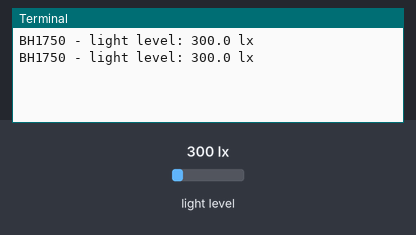
Recording of a program running on a simulated Raspberry Pi (BCM pin numbers). Parts: the last lines printed to the terminal. Inputs (shaded band) come from the test bench; at power-on: light level 300 lx.

Above: at 1.2 s.
1.3 s: light level set to 40 lx
At 2.4 s:
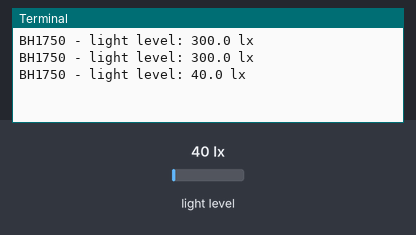
2.8 s: light level set to 500 lx
At 3.8 s:
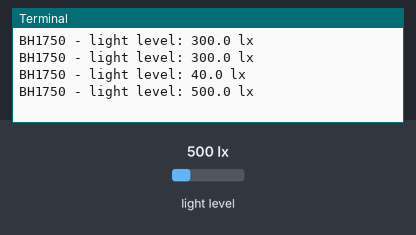
Timing chart, 0 to 5.8 s (numbered marks = the images above; inputs shaded):
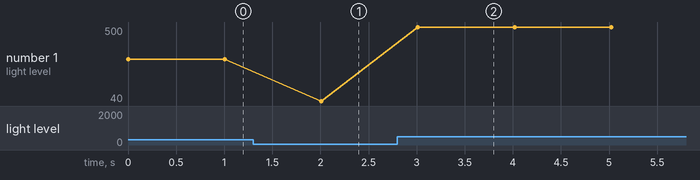

The program:

bh1750.py
```python
#!/usr/bin/python
#---------------------------------------------------------------------
# bh1750.py
# Read value of bh1750 sensor
#
# Author : Phien Nguyen (Mark)
# Date   : 15 June 2025
#---------------------------------------------------------------------
import smbus
import time


BH1750_ADDR = 0x23 # Default device I2C address
POWER_DOWN = 0x00 # No active state
POWER_ON   = 0x01 # Power on
RESET      = 0x07 # Reset data register value

# Start measurement at 4lx resolution. Time typically 16ms.
CONTINUOUS_LOW_RES_MODE = 0x13
# Start measurement at 1lx resolution. Time typically 120ms
CONTINUOUS_HIGH_RES_MODE_1 = 0x10
# Start measurement at 0.5lx resolution. Time typically 120ms
CONTINUOUS_HIGH_RES_MODE_2 = 0x11
# Start measurement at 1lx resolution. Time typically 120ms
# Device is automatically set to Power Down after measurement.
ONE_TIME_HIGH_RES_MODE_1 = 0x20
# Start measurement at 0.5lx resolution. Time typically 120ms
# Device is automatically set to Power Down after measurement.
ONE_TIME_HIGH_RES_MODE_2 = 0x21
# Start measurement at 1lx resolution. Time typically 120ms
# Device is automatically set to Power Down after measurement.
ONE_TIME_LOW_RES_MODE = 0x23

class BH1750:
    def __init__(self):
        # self.bus = smbus.SMBus(0)  # Pi rev 1 use i2c-0
        self.bus = smbus.SMBus(1)  # Pi rev 2 use i2c-1

    def convert_to_number(self, data):
        # Simple function to convert 2 bytes of data
        # into a decimal number. Optional parameter 'decimals'
        # will round to specified number of decimal places.
        result=(data[1] + (256 * data[0])) / 1.2
        return (result)

    def read_light(self):
        # Read data from I2C interface
        data = self.bus.read_i2c_block_data(BH1750_ADDR, ONE_TIME_HIGH_RES_MODE_1)
        return self.convert_to_number(data)


if __name__=="__main__":
    bh1750 = BH1750()
    while True:
        light_level = bh1750.read_light()
        print(f"BH1750 - light level: {light_level:.1f} lx")
        time.sleep(1)
```

Measured:
- after the input at 1.3 s, the terminal: prints a new line after 0.71 s (image 1)
- after the input at 2.8 s, the terminal: prints a new line after 0.21 s (image 2)
- plotted number 1: 300 → 40 after the input at 1.3 s, 40 → 500 after the input at 2.8 s
